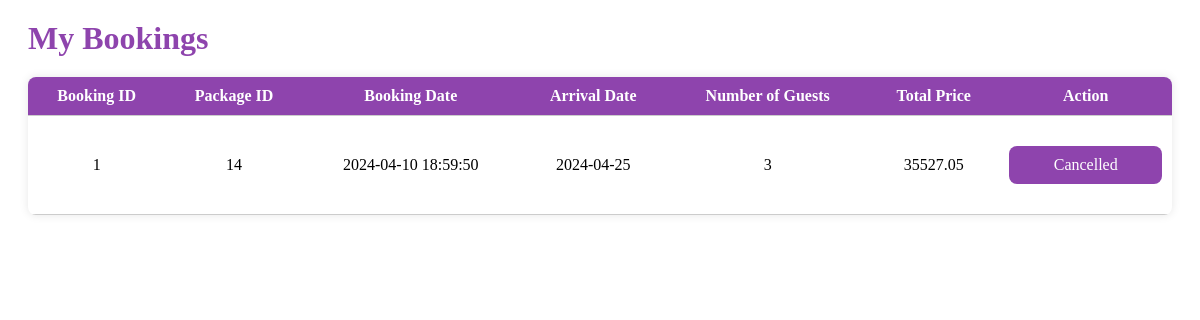
Screenshot of /users/mybooking.php (signed in) with the database file from the repository.
### tables this page shows
CREATE TABLE `booking` (
  `booking_id` int(50) NOT NULL,
  `user_id` int(50) NOT NULL,
  `p_id` int(50) NOT NULL,
  `booking_date` datetime NOT NULL,
  `arrival_date` date NOT NULL,
  `num_guests` int(100) NOT NULL,
  `total_price` decimal(10,2) NOT NULL,
  `status` enum('confirmed','cancelled') DEFAULT 'confirmed'
);

### users/mybooking.php (the view, shortened to what this page needs)
<?php
@include 'conn.php';
$user_id = $_SESSION['user_id'];
$sql = "SELECT * FROM booking WHERE user_id = '$user_id'";
$result = mysqli_query($conn, $sql);
?>
    <div class="my-bookings">
        <h1>My Bookings</h1>
        <table>
            <thead>
                <tr>
                    <th>Booking ID</th>
                    <th>Package ID</th>
                    <th>Booking Date</th>
                    <th>Arrival Date</th>
                    <th>Number of Guests</th>
                    <th>Total Price</th>
                    <th colspan="2">Action</th>
                </tr>
            </thead>
            <tbody>
                <?php
                     while ($row = mysqli_fetch_assoc($result)) { ?>
                  <tr>
                    <td><?php echo $row['booking_id']; ?></td>
                    <td><?php echo $row['p_id']; ?></td>
                    <td><?php echo $row['booking_date']; ?></td>
                    <td><?php echo $row['arrival_date']; ?></td>
                    <td><?php echo $row['num_guests']; ?></td>
                    <td><?php echo $row['total_price']; ?></td>
                    <td>
                      <?php
                        if($row['status']=='confirmed'){
                        echo '<a href="dashboard.php?page=deletebooking&delete='.$row['booking_id'].'"><i class="fas fa-trash"></i>Cancel</a>';
                        }else {
                          echo '<a><i class="fas fa-trash"></i>Cancelled</a>';
                        }?>
                    </td>
                </tr>
                <?php } ?>
            </tbody>
        </table>
    </div>

### users/mybooking.php (style rules this page uses)
.my-bookings { margin: 20px; }
.my-bookings h1 { color: #8e44ad; margin-bottom: 20px; }
.my-bookings table { width: 100%; border-collapse: collapse; border-radius: 8px; overflow: hidden; box-shadow: 0 0 10px rgba(0, 0, 0, 0.1); }
.my-bookings th, .my-bookings td { padding: 10px; text-align: center; border-bottom: 1px solid #ccc; }
.my-bookings th { background-color: #8e44ad; color: #fff; }
.my-bookings td a { background:#8e44ad; padding:10px 20px; border-radius:8px; border:0px; color:#fff; margin:20px auto; display:block; text-decoration:none; cursor:pointer; }

### rows the page displays
booking: booking_id "1", p "14", booking_date "2024-04-10 18:59:50", arrival_date "2024-04-25", num_guests "3", total_price "35527.05", status "Cancelled"
